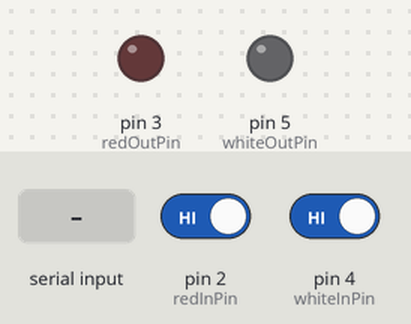
This sketch was run on a simulated Arduino Uno, built with avr-gcc and run on an emulated ATmega328P. Shown: output pins drawn as LEDs (lit = HIGH). The inputs (shaded band) are chosen by the test bench; at power-on: pin 2 (redInPin) HIGH, pin 4 (whiteInPin) HIGH. What the sketch prints to the serial monitor is not drawn.

Above: at 1.2 s.
1.3 s: pin 2 (redInPin) driven LOW
At 1.9 s:
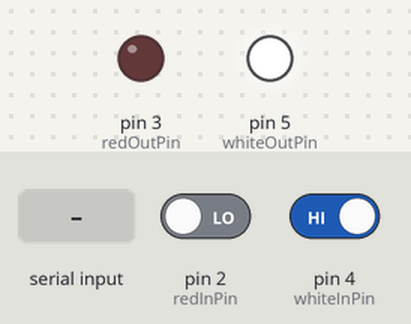
2.8 s: pin 2 (redInPin) driven HIGH
At 3.1 s:
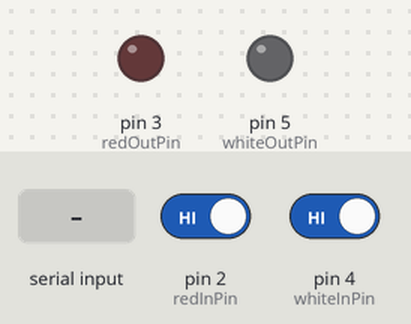
4.3 s: pin 4 (whiteInPin) driven LOW
At 5.4 s:
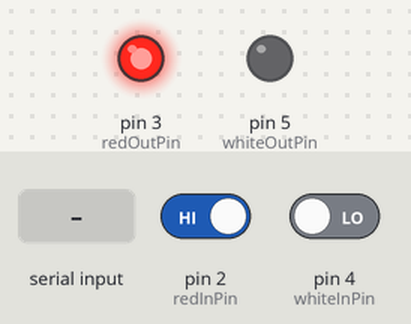
5.8 s: pin 4 (whiteInPin) driven HIGH
At 6.6 s:
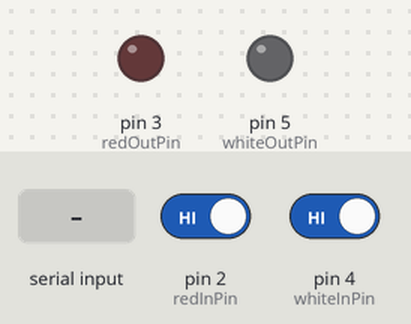
7.3 s: "1" received over Serial
At 7.7 s:
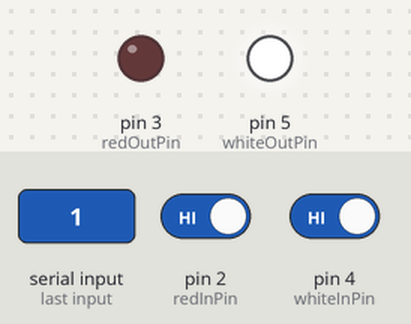
Timing chart, 0 to 9.8 s (numbered marks = the images above; inputs shaded):
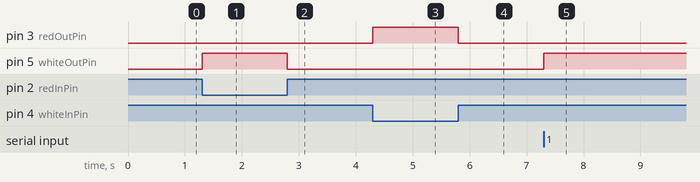

The sketch:

firmware.ino
```cpp
// (licence header left out)
const int redInPin = 2;
const int redOutPin = 3;
const int whiteInPin = 4;
const int whiteOutPin = 5;
const int switchDelay = 1;
const int byteDelay = 0;

void setup() {
  Serial.begin(115200);
  pinMode(redOutPin, OUTPUT);
  pinMode(whiteOutPin, OUTPUT);
  pinMode(redInPin, INPUT);
  pinMode(whiteInPin, INPUT);
}

void sendBit(byte state) {
  if(state == 0) {
    // Send zero bit
    digitalWrite(redOutPin, HIGH);  // Set red to zero by making transistor to conduct
    delay(switchDelay);
    while(digitalRead(whiteInPin) != LOW) {
      // Wait until receiver acknowledges by setting white to low
      ;
    }
    delay(switchDelay);
    digitalWrite(redOutPin, LOW); // Set red to high
    delay(switchDelay);
    while(digitalRead(whiteInPin) != HIGH) {
      // Wait until receiver acknowledges by setting white to high
      ;
    }
  } else if(state == 1) {
    // Send one bit
    digitalWrite(whiteOutPin, HIGH);  // Set white to zero
    delay(switchDelay);
    while(digitalRead(redInPin) != LOW) {
      // Wait until sender acknowledges by setting red to low
      ;
    }
    delay(switchDelay);
    digitalWrite(whiteOutPin, LOW); // Set red to high
    delay(switchDelay);
    while(digitalRead(redInPin) != HIGH) {
      // Wait until receiver acknowledges by setting red to high
      ;
    }
  }
}

byte receiveBit() {
  delay(switchDelay);
  byte white = digitalRead(whiteInPin);
  byte red = digitalRead(redInPin);
  if((red == LOW) && (white == HIGH)) {
    // Receiving zero bit
    digitalWrite(whiteOutPin, HIGH);  // Acknowledge by setting white to zero
    delay(switchDelay);
    while(digitalRead(redInPin) != HIGH) {
      // Wait until sender acknowledges by setting red to high
      ;
    }
    delay(switchDelay);
    digitalWrite(whiteOutPin, LOW);
    return 0;
  } else if((white == LOW) && (red == HIGH)) {
    // Receiving one bit
    digitalWrite(redOutPin, HIGH);  // Acknowledge by setting red to zero
    delay(switchDelay);
    while(digitalRead(whiteInPin) != HIGH) {
      // Wait until sender acknowledges by setting white to high
      ;
    }
    delay(switchDelay);
    digitalWrite(redOutPin, LOW);
    return 1;
  }
}

byte receiveByte() {
  byte data = 0;
  byte tmp = 0;
  for(byte i=0; i<8; i++) {
    tmp = receiveBit();
    data = data | (tmp << i);
  }
  delay(byteDelay);
  //Serial.println(data);
  return data;
}

void sendByte(byte data) {
  byte state = 0;
  for(byte i=0; i<8; i++) {
    state = (data >> i) & 1;  // LSb first
    sendBit(state);
  }
  delay(byteDelay);
}

void sendToCalc() {
  while(Serial.available() > 0) {
    sendByte(Serial.read());
  }
}

void sendToHost() {
  byte data;
  data = receiveByte();
  Serial.write(data);
}

void sendPinState() {
  byte white = digitalRead(whiteInPin);
  byte red = digitalRead(redInPin);
  Serial.write("White: ");
  if(white == LOW)
    Serial.write("LOW\n");
  else
    Serial.write("HIGH\n");
  Serial.write("Red: ");
  if(red == LOW)
    Serial.write("LOW\n");
  else
    Serial.write("HIGH\n");
}

void loop() {
  // See if calculator wants to send something
  byte white = digitalRead(whiteInPin);
  byte red = digitalRead(redInPin);
  if((white == LOW) || (red == LOW)) {
    sendToHost();
  }


  // See if host wants to send something
  if(Serial.available() > 0) {
    sendToCalc();
  }

}
```

Measured:
- after the input at 1.3 s, pin 5 (whiteOutPin): LOW → HIGH at once
- after the input at 2.8 s, pin 5 (whiteOutPin): HIGH → LOW at once
- after the input at 4.3 s, pin 3 (redOutPin): LOW → HIGH at once
- after the input at 5.8 s, pin 3 (redOutPin): HIGH → LOW at once
- after the input at 7.3 s, pin 5 (whiteOutPin): LOW → HIGH at once
